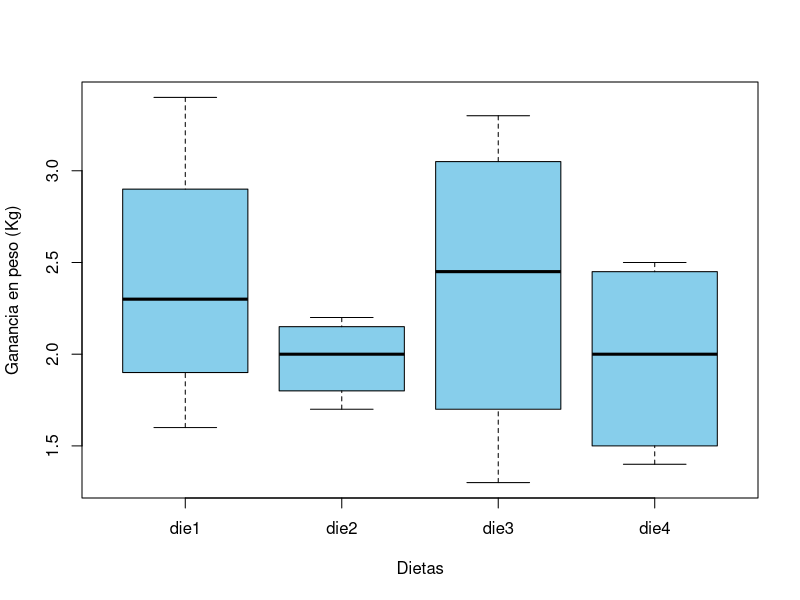

The R source for this figure:
# Enilton Mauricio Avendaño Amaya
# 20/05/2024
# 2022601

# Experimento ganancia en peso 

# Niveles de factor: 4 (die1, die2, die3, die4)

die1 <- c(2.4, 2.2, 3.4, 1.6)
die2 <- c(2.2, 1.9, 1.7, 2.1)
die3 <- c(3.3, 1.3, 2.8, 2.1)
die4 <- c(1.6, 2.5, 1.4, 2.4)

# Sumatoria de las dietas independientes de grupo/bloque
sum(die1); sum(die2); sum(die3); sum(die4)

# Para peso bajo sumar las ganancias de peso
sum(die1[1]+die2[1]+die3[1]+die4[1])
sum(die1[2]+die2[2]+die3[2]+die4[2])
sum(die1[3]+die2[3]+die3[3]+die4[3])
sum(die1[4]+die2[4]+die3[4]+die4[4])

GP <- c(die1, die2, die3, die4)

Trat <- gl(4, 4, 16, labels = c("die1", "die2", "die3", "die4"))
Bloq <- gl(4, 4, 16, labels = c("Bajo", "Normal", "SP", "OB"))

Dietas <- data.frame(Trat, Bloq, GP)
head(Dietas)

boxplot(Dietas$GP ~ Dietas$Trat,
        col = "Skyblue", 
        xlab = "Dietas",
        ylab = "Ganancia en peso (Kg)")

tapply(Dietas$GP, Dietas$Trat, var)

fligner.test(Dietas$GP, Dietas$Trat)
bartlett.test(Dietas$GP, Dietas$Trat)

diet.aov <- aov(Dietas$GP ~ Dietas$Trat)
summary(diet.aov)


Di2.aov <- aov(Dietas$GP ~ Dietas$Trat + Dietas$Bloq)
summary(Di2.aov)
